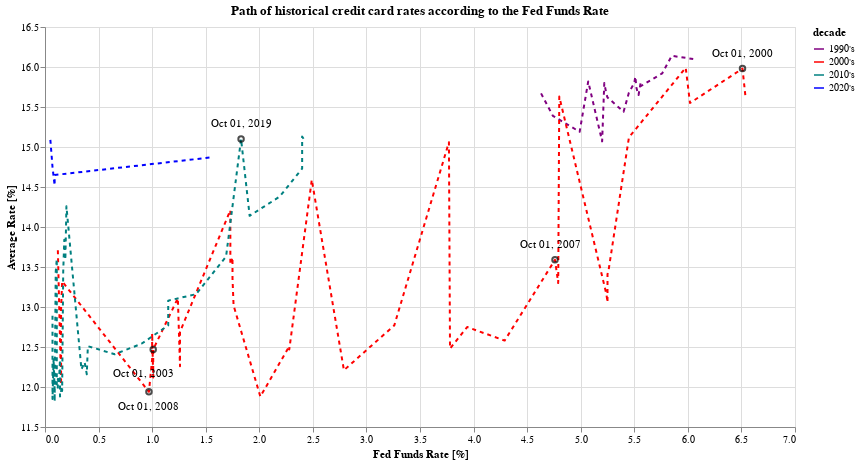

Source (notebook cell):
### Markdown cell above
## How does the Fed Funds Rate affect consumer credit rates?

### Code cell
df_m = df_cc.set_index('dt')['All creditcard amounts 1'].reset_index()\
       .merge(df_ff.reset_index()[['date', 'prime']], left_on='dt', right_on='date')

df_m['decade'] = df_m['dt'].apply(lambda v: str(v.year)[:-1] + "0's")

hist = alt.Chart(df_m).mark_line(strokeDash=[4], strokeJoin='round').encode(
    alt.X('prime:Q', sort=df_m.sort_values('dt')['All creditcard amounts 1'].unique().tolist()),
    alt.Y('All creditcard amounts 1:Q', scale=alt.Scale(zero=False)),
    alt.Color('decade:N', scale=alt.Scale(range=["purple", "#ff0000", "teal", "blue"]))
)

now = alt.Chart(df_m[df_m['dt'].isin([pd.to_datetime('2019-10-01')])]).mark_point(color='black').encode(
    alt.X('prime:Q', axis=alt.Axis(title='Fed Funds Rate [%]')),
    alt.Y('All creditcard amounts 1:Q', axis=alt.Axis(title='Average Rate [%]'))   
)
nowText = now.mark_text(dy=-15).encode(
    alt.Text('dt')
)

oh_eight = alt.Chart(df_m[df_m['dt'].isin([pd.to_datetime('2007-10-01')])]).mark_point(color='black').encode(
    alt.X('prime:Q'),
    alt.Y('All creditcard amounts 1:Q')   
)
oh_eightText = oh_eight.mark_text(dy=-15, dx=-5).encode(
    alt.Text('dt')
)
oh_eightPost = alt.Chart(df_m[df_m['dt'].isin([pd.to_datetime('2008-10-01')])]).mark_point(color='black').encode(
    alt.X('prime:Q'),
    alt.Y('All creditcard amounts 1:Q')   
)
oh_eightPostText = oh_eightPost.mark_text(dy=15).encode(
    alt.Text('dt')
)

dotcom = alt.Chart(df_m[df_m['dt'].isin([pd.to_datetime('2000-10-01')])]).mark_point(color='black').encode(
    alt.X('prime:Q'),
    alt.Y('All creditcard amounts 1:Q')   
)
dotcomtText = dotcom.mark_text(dy=-15).encode(
    alt.Text('dt')
)
dotcomPost = alt.Chart(df_m[df_m['dt'].isin([pd.to_datetime('2003-10-01')])]).mark_point(color='black').encode(
    alt.X('prime:Q'),
    alt.Y('All creditcard amounts 1:Q')   
)
dotcomtPostText = dotcomPost.mark_text(dy=25, dx=-10).encode(
    alt.Text('dt')
)

c = (hist + now + nowText\
 + oh_eight + oh_eightText + oh_eightPost + oh_eightPostText\
 + dotcom + dotcomtText + dotcomPost + dotcomtPostText).properties(
    title='Path of historical credit card rates according to the Fed Funds Rate',
    width=750,
    height=400,
    background='white'
)

c.save('creditcards.png')
c.display()

### Figure 1 — Vega-Lite specification as saved in the notebook (floating-point values rounded to 4 significant figures)
{"config": {"view": {"continuousWidth": 400, "continuousHeight": 300}}, "layer": [{"data": {"name": "data-34a3ca7d20551f4ee6233efb829cac07"}, "mark": {"type": "line", "strokeDash": [4], "strokeJoin": "round"}, "encoding": {"color": {"type": "nominal", "field": "decade", "scale": {"range": ["purple", "#ff0000", "teal", "blue"]}}, "x": {"type": "quantitative", "field": "prime", "sort": [15.69, 16.1, 16.14, 15.92, 15.81, 15.8, 15.44, 15.66, 15.62, 15.88, 15.74, 15.76, 15.68, 15.65, 15.82, 15.67, 15.39, 15.19, 15.07, 15.12, 15.55, 15.6, 15.98, 15.99, 15.63, 15.06, 14.59, 14.21, 13.62, 13.53, 13.36, 13.11, 12.26, 12.12, 12.47, 12.35, 12.67, 12.69, 13.02, 12.51, 12.21, 12.77, 12.48, 12.58, 13.3, 13.16, 13.06, 13.31, 13.41, 13.46, 13.59, 12.75, 11.88, 11.94, 12.03, 12.97, 13.32, 13.71, 13.6, 14.26, 13.84, 13.44, 12.89, 12.28, 12.36, 12.34, 12.06, 11.95, 11.85, 11.83, 11.82, 11.99, 11.98, 12.04, 12.1, 12.22, 12.31, 12.16, 12.41, 12.54, 13.08, 13.63, 14.14, 14.38, 14.73, 15.09, 15.13, 15.1, 14.87, 14.52, 14.58, 14.65, 14.75]}, "y": {"type": "quantitative", "field": "All creditcard amounts 1", "scale": {"zero": false}}}}, {"data": {"name": "data-7f8ffdfdd5dec724b6a38dba90142e2d"}, "mark": {"type": "point", "color": "black"}, "encoding": {"x": {"type": "quantitative", "axis": {"title": "Fed Funds Rate [%]"}, "field": "prime"}, "y": {"type": "quantitative", "axis": {"title": "Average Rate [%]"}, "field": "All creditcard amounts 1"}}}, {"data": {"name": "data-7f8ffdfdd5dec724b6a38dba90142e2d"}, "mark": {"type": "text", "dy": -15}, "encoding": {"text": {"type": "temporal", "field": "dt"}, "x": {"type": "quantitative", "axis": {"title": "Fed Funds Rate [%]"}, "field": "prime"}, "y": {"type": "quantitative", "axis": {"title": "Average Rate [%]"}, "field": "All creditcard amounts 1"}}}, {"data": {"name": "data-87b8ebc022e6e04cf935f2da3699828d"}, "mark": {"type": "point", "color": "black"}, "encoding": {"x": {"type": "quantitative", "field": "prime"}, "y": {"type": "quantitative", "field": "All creditcard amounts 1"}}}, {"data": {"name": "data-87b8ebc022e6e04cf935f2da3699828d"}, "mark": {"type": "text", "dx": -5, "dy": -15}, "encoding": {"text": {"type": "temporal", "field": "dt"}, "x": {"type": "quantitative", "field": "prime"}, "y": {"type": "quantitative", "field": "All creditcard amounts 1"}}}, {"data": {"name": "data-52d2f103167abf587d0ecf914ee7c7a6"}, "mark": {"type": "point", "color": "black"}, "encoding": {"x": {"type": "quantitative", "field": "prime"}, "y": {"type": "quantitative", "field": "All creditcard amounts 1"}}}, {"data": {"name": "data-52d2f103167abf587d0ecf914ee7c7a6"}, "mark": {"type": "text", "dy": 15}, "encoding": {"text": {"type": "temporal", "field": "dt"}, "x": {"type": "quantitative", "field": "prime"}, "y": {"type": "quantitative", "field": "All creditcard amounts 1"}}}, {"data": {"name": "data-a5b2f6d9596fe64e4c968c08d604e43a"}, "mark": {"type": "point", "color": "black"}, "encoding": {"x": {"type": "quantitative", "field": "prime"}, "y": {"type": "quantitative", "field": "All creditcard amounts 1"}}}, {"data": {"name": "data-a5b2f6d9596fe64e4c968c08d604e43a"}, "mark": {"type": "text", "dy": -15}, "encoding": {"text": {"type": "temporal", "field": "dt"}, "x": {"type": "quantitative", "field": "prime"}, "y": {"type": "quantitative", "field": "All creditcard amounts 1"}}}, {"data": {"name": "data-69c34a3b55693fb7f5e124ded0a187f9"}, "mark": {"type": "point", "color": "black"}, "encoding": {"x": {"type": "quantitative", "field": "prime"}, "y": {"type": "quantitative", "field": "All creditcard amounts 1"}}}, {"data": {"name": "data-69c34a3b55693fb7f5e124ded0a187f9"}, "mark": {"type": "text", "dx": -10, "dy": 25}, "encoding": {"text": {"type": "temporal", "field": "dt"}, "x": {"type": "quantitative", "field": "prime"}, "y": {"type": "quantitative", "field": "All creditcard amounts 1"}}}], "background": "white", "height": 400, "title": "Path of historical credit card rates according to the Fed Funds Rate", "width": 750, "$schema": "https://vega.github.io/schema/vega-lite/v4.8.1.json", "datasets": {"data-34a3ca7d20551f4ee6233efb829cac07": [{"dt": "1995-01-01T00:00:00", "All creditcard amounts 1": 15.69, "date": "1995-01-01T00:00:00", "prime": 5.53, "decade": "1990's"}, {"dt": "1995-04-01T00:00:00", "All creditcard amounts 1": 16.1, "date": "1995-04-01T00:00:00", "prime": 6.05, "decade": "1990's"}, {"dt": "1995-07-01T00:00:00", "All creditcard amounts 1": 16.14, "date": "1995-07-01T00:00:00", "prime": 5.85, "decade": "1990's"}, {"dt": "1995-10-01T00:00:00", "All creditcard amounts 1": 15.92, "date": "1995-10-01T00:00:00", "prime": 5.76, "decade": "1990's"}, {"dt": "1996-01-01T00:00:00", "All creditcard amounts 1": 15.81, "date": "1996-01-01T00:00:00", "prime": 5.56, "decade": "1990's"}, {"dt": "1996-04-01T00:00:00", "All creditcard amounts 1": 15.8, "date": "1996-04-01T00:00:00", "prime": 5.22, "decade": "1990's"}, {"dt": "1996-07-01T00:00:00", "All creditcard amounts 1": 15.44, "date": "1996-07-01T00:00:00", "prime": 5.4, "decade": "1990's"}, {"dt": "1996-10-01T00:00:00", "All creditcard amounts 1": 15.66, "date": "1996-10-01T00:00:00", "prime": 5.24, "decade": "1990's"}, {"dt": "1997-01-01T00:00:00", "All creditcard amounts 1": 15.62, "date": "1997-01-01T00:00:00", "prime": 5.25, "decade": "1990's"}, {"dt": "1997-04-01T00:00:00", "All creditcard amounts 1": 15.88, "date": "1997-04-01T00:00:00", "prime": 5.51, "decade": "1990's"}, {"dt": "1997-07-01T00:00:00", "All creditcard amounts 1": 15.74, "date": "1997-07-01T00:00:00", "prime": 5.52, "decade": "1990's"}, {"dt": "1997-10-01T00:00:00", "All creditcard amounts 1": 15.8, "date": "1997-10-01T00:00:00", "prime": 5.5, "decade": "1990's"}, {"dt": "1998-01-01T00:00:00", "All creditcard amounts 1": 15.76, "date": "1998-01-01T00:00:00", "prime": 5.56, "decade": "1990's"}, {"dt": "1998-04-01T00:00:00", "All creditcard amounts 1": 15.68, "date": "1998-04-01T00:00:00", "prime": 5.45, "decade": "1990's"}, {"dt": "1998-07-01T00:00:00", "All creditcard amounts 1": 15.65, "date": "1998-07-01T00:00:00", "prime": 5.54, "decade": "1990's"}, {"dt": "1998-10-01T00:00:00", "All creditcard amounts 1": 15.82, "date": "1998-10-01T00:00:00", "prime": 5.07, "decade": "1990's"}, {"dt": "1999-01-01T00:00:00", "All creditcard amounts 1": 15.67, "date": "1999-01-01T00:00:00", "prime": 4.63, "decade": "1990's"}, {"dt": "1999-04-01T00:00:00", "All creditcard amounts 1": 15.39, "date": "1999-04-01T00:00:00", "prime": 4.74, "decade": "1990's"}, {"dt": "1999-07-01T00:00:00", "All creditcard amounts 1": 15.19, "date": "1999-07-01T00:00:00", "prime": 4.99, "decade": "1990's"}, {"dt": "1999-10-01T00:00:00", "All creditcard amounts 1": 15.07, "date": "1999-10-01T00:00:00", "prime": 5.2, "decade": "1990's"}, {"dt": "2000-01-01T00:00:00", "All creditcard amounts 1": 15.12, "date": "2000-01-01T00:00:00", "prime": 5.45, "decade": "2000's"}, {"dt": "2000-04-01T00:00:00", "All creditcard amounts 1": 15.55, "date": "2000-04-01T00:00:00", "prime": 6.02, "decade": "2000's"}, {"dt": "2000-07-01T00:00:00", "All creditcard amounts 1": 15.6, "date": "2000-07-01T00:00:00", "prime": 6.54, "decade": "2000's"}, {"dt": "2000-10-01T00:00:00", "All creditcard amounts 1": 15.98, "date": "2000-10-01T00:00:00", "prime": 6.51, "decade": "2000's"}, {"dt": "2001-01-01T00:00:00", "All creditcard amounts 1": 15.99, "date": "2001-01-01T00:00:00", "prime": 5.98, "decade": "2000's"}, {"dt": "2001-04-01T00:00:00", "All creditcard amounts 1": 15.63, "date": "2001-04-01T00:00:00", "prime": 4.8, "decade": "2000's"}, {"dt": "2001-07-01T00:00:00", "All creditcard amounts 1": 15.06, "date": "2001-07-01T00:00:00", "prime": 3.77, "decade": "2000's"}, {"dt": "2001-10-01T00:00:00", "All creditcard amounts 1": 14.59, "date": "2001-10-01T00:00:00", "prime": 2.49, "decade": "2000's"}, {"dt": "2002-01-01T00:00:00", "All creditcard amounts 1": 14.21, "date": "2002-01-01T00:00:00", "prime": 1.73, "decade": "2000's"}, {"dt": "2002-04-01T00:00:00", "All creditcard amounts 1": 13.62, "date": "2002-04-01T00:00:00", "prime": 1.75, "decade": "2000's"}, {"dt": "2002-07-01T00:00:00", "All creditcard amounts 1": 13.53, "date": "2002-07-01T00:00:00", "prime": 1.73, "decade": "2000's"}, {"dt": "2002-10-01T00:00:00", "All creditcard amounts 1": 13.36, "date": "2002-10-01T00:00:00", "prime": 1.75, "decade": "2000's"}, {"dt": "2003-01-01T00:00:00", "All creditcard amounts 1": 13.11, "date": "2003-01-01T00:00:00", "prime": 1.24, "decade": "2000's"}, {"dt": "2003-04-01T00:00:00", "All creditcard amounts 1": 12.26, "date": "2003-04-01T00:00:00", "prime": 1.26, "decade": "2000's"}, {"dt": "2003-07-01T00:00:00", "All creditcard amounts 1": 12.12, "date": "2003-07-01T00:00:00", "prime": 1.01, "decade": "2000's"}, {"dt": "2003-10-01T00:00:00", "All creditcard amounts 1": 12.47, "date": "2003-10-01T00:00:00", "prime": 1.01, "decade": "2000's"}, {"dt": "2004-01-01T00:00:00", "All creditcard amounts 1": 12.35, "date": "2004-01-01T00:00:00", "prime": 1.0, "decade": "2000's"}, {"dt": "2004-04-01T00:00:00", "All creditcard amounts 1": 12.67, "date": "2004-04-01T00:00:00", "prime": 1.0, "decade": "2000's"}, {"dt": "2004-07-01T00:00:00", "All creditcard amounts 1": 12.69, "date": "2004-07-01T00:00:00", "prime": 1.26, "decade": "2000's"}, {"dt": "2004-10-01T00:00:00", "All creditcard amounts 1": 13.02, "date": "2004-10-01T00:00:00", "prime": 1.76, "decade": "2000's"}, {"dt": "2005-01-01T00:00:00", "All creditcard amounts 1": 12.51, "date": "2005-01-01T00:00:00", "prime": 2.28, "decade": "2000's"}, {"dt": "2005-04-01T00:00:00", "All creditcard amounts 1": 12.21, "date": "2005-04-01T00:00:00", "prime": 2.79, "decade": "2000's"}, {"dt": "2005-07-01T00:00:00", "All creditcard amounts 1": 12.77, "date": "2005-07-01T00:00:00", "prime": 3.26, "decade": "2000's"}, {"dt": "2005-10-01T00:00:00", "All creditcard amounts 1": 12.48, "date": "2005-10-01T00:00:00", "prime": 3.78, "decade": "2000's"}, {"dt": "2006-01-01T00:00:00", "All creditcard amounts 1": 12.58, "date": "2006-01-01T00:00:00", "prime": 4.29, "decade": "2000's"}, {"dt": "2006-04-01T00:00:00", "All creditcard amounts 1": 13.3, "date": "2006-04-01T00:00:00", "prime": 4.79, "decade": "2000's"}, {"dt": "2006-07-01T00:00:00", "All creditcard amounts 1": 13.16, "date": "2006-07-01T00:00:00", "prime": 5.24, "decade": "2000's"}, {"dt": "2006-10-01T00:00:00", "All creditcard amounts 1": 13.06, "date": "2006-10-01T00:00:00", "prime": 5.25, "decade": "2000's"}, {"dt": "2007-01-01T00:00:00", "All creditcard amounts 1": 13.31, "date": "2007-01-01T00:00:00", "prime": 5.25, "decade": "2000's"}, {"dt": "2007-04-01T00:00:00", "All creditcard amounts 1": 13.41, "date": "2007-04-01T00:00:00", "prime": 5.25, "decade": "2000's"}, {"dt": "2007-07-01T00:00:00", "All creditcard amounts 1": 13.46, "date": "2007-07-01T00:00:00", "prime": 5.26, "decade": "2000's"}, {"dt": "2007-10-01T00:00:00", "All creditcard amounts 1": 13.59, "date": "2007-10-01T00:00:00", "prime": 4.76, "decade": "2000's"}, {"dt": "2008-01-01T00:00:00", "All creditcard amounts 1": 12.75, "date": "2008-01-01T00:00:00", "prime": 3.94, "decade": "2000's"}, {"dt": "2008-04-01T00:00:00", "All creditcard amounts 1": 12.47, "date": "2008-04-01T00:00:00", "prime": 2.28, "decade": "2000's"}, {"dt": "2008-07-01T00:00:00", "All creditcard amounts 1": 11.88, "date": "2008-07-01T00:00:00", "prime": 2.01, "decade": "2000's"}, {"dt": "2008-10-01T00:00:00", "All creditcard amounts 1": 11.94, "date": "2008-10-01T00:00:00", "prime": 0.97, "decade": "2000's"}, {"dt": "2009-01-01T00:00:00", "All creditcard amounts 1": 12.03, "date": "2009-01-01T00:00:00", "prime": 0.15, "decade": "2000's"}, {"dt": "2009-04-01T00:00:00", "All creditcard amounts 1": 12.97, "date": "2009-04-01T00:00:00", "prime": 0.15, "decade": "2000's"}, {"dt": "2009-07-01T00:00:00", "All creditcard amounts 1": 13.32, "date": "2009-07-01T00:00:00", "prime": 0.16, "decade": "2000's"}, {"dt": "2009-10-01T00:00:00", "All creditcard amounts 1": 13.71, "date": "2009-10-01T00:00:00", "prime": 0.12, "decade": "2000's"}, {"dt": "2010-01-01T00:00:00", "All creditcard amounts 1": 13.6, "date": "2010-01-01T00:00:00", "prime": 0.11, "decade": "2010's"}, {"dt": "2010-04-01T00:00:00", "All creditcard amounts 1": 14.26, "date": "2010-04-01T00:00:00", "prime": 0.2, "decade": "2010's"}, {"dt": "2010-07-01T00:00:00", "All creditcard amounts 1": 13.84, "date": "2010-07-01T00:00:00", "prime": 0.18, "decade": "2010's"}, {"dt": "2010-10-01T00:00:00", "All creditcard amounts 1": 13.59, "date": "2010-10-01T00:00:00", "prime": 0.19, "decade": "2010's"}, {"dt": "2011-01-01T00:00:00", "All creditcard amounts 1": 13.44, "date": "2011-01-01T00:00:00", "prime": 0.17, "decade": "2010's"}, {"dt": "2011-04-01T00:00:00", "All creditcard amounts 1": 13.44, "date": "2011-04-01T00:00:00", "prime": 0.1, "decade": "2010's"}, {"dt": "2011-07-01T00:00:00", "All creditcard amounts 1": 12.89, "date": "2011-07-01T00:00:00", "prime": 0.07, "decade": "2010's"}, {"dt": "2011-10-01T00:00:00", "All creditcard amounts 1": 12.28, "date": "2011-10-01T00:00:00", "prime": 0.07, "decade": "2010's"}, {"dt": "2012-01-01T00:00:00", "All creditcard amounts 1": 12.36, "date": "2012-01-01T00:00:00", "prime": 0.08, "decade": "2010's"}, {"dt": "2012-04-01T00:00:00", "All creditcard amounts 1": 12.34, "date": "2012-04-01T00:00:00", "prime": 0.14, "decade": "2010's"}, {"dt": "2012-07-01T00:00:00", "All creditcard amounts 1": 12.06, "date": "2012-07-01T00:00:00", "prime": 0.16, "decade": "2010's"}, {"dt": "2012-10-01T00:00:00", "All creditcard amounts 1": 11.95, "date": "2012-10-01T00:00:00", "prime": 0.16, "decade": "2010's"}, {"dt": "2013-01-01T00:00:00", "All creditcard amounts 1": 11.88, "date": "2013-01-01T00:00:00", "prime": 0.14, "decade": "2010's"}, {"dt": "2013-04-01T00:00:00", "All creditcard amounts 1": 11.94, "date": "2013-04-01T00:00:00", "prime": 0.15, "decade": "2010's"}, {"dt": "2013-07-01T00:00:00", "All creditcard amounts 1": 11.95, "date": "2013-07-01T00:00:00", "prime": 0.09, "decade": "2010's"}, {"dt": "2013-10-01T00:00:00", "All creditcard amounts 1": 11.88, "date": "2013-10-01T00:00:00", "prime": 0.09, "decade": "2010's"}, {"dt": "2014-01-01T00:00:00", "All creditcard amounts 1": 11.85, "date": "2014-01-01T00:00:00", "prime": 0.07, "decade": "2010's"}, {"dt": "2014-04-01T00:00:00", "All creditcard amounts 1": 11.83, "date": "2014-04-01T00:00:00", "prime": 0.09, "decade": "2010's"}, {"dt": "2014-07-01T00:00:00", "All creditcard amounts 1": 11.83, "date": "2014-07-01T00:00:00", "prime": 0.09, "decade": "2010's"}, {"dt": "2014-10-01T00:00:00", "All creditcard amounts 1": 11.82, "date": "2014-10-01T00:00:00", "prime": 0.09, "decade": "2010's"}, {"dt": "2015-01-01T00:00:00", "All creditcard amounts 1": 11.99, "date": "2015-01-01T00:00:00", "prime": 0.11, "decade": "2010's"}, {"dt": "2015-04-01T00:00:00", "All creditcard amounts 1": 11.98, "date": "2015-04-01T00:00:00", "prime": 0.12, "decade": "2010's"}, {"dt": "2015-07-01T00:00:00", "All creditcard amounts 1": 12.04, "date": "2015-07-01T00:00:00", "prime": 0.13, "decade": "2010's"}, {"dt": "2015-10-01T00:00:00", "All creditcard amounts 1": 12.1, "date": "2015-10-01T00:00:00", "prime": 0.12, "decade": "2010's"}, {"dt": "2016-01-01T00:00:00", "All creditcard amounts 1": 12.22, "date": "2016-01-01T00:00:00", "prime": 0.34, "decade": "2010's"}, {"dt": "2016-04-01T00:00:00", "All creditcard amounts 1": 12.31, "date": "2016-04-01T00:00:00", "prime": 0.37, "decade": "2010's"}, {"dt": "2016-07-01T00:00:00", "All creditcard amounts 1": 12.16, "date": "2016-07-01T00:00:00", "prime": 0.39, "decade": "2010's"}, {"dt": "2016-10-01T00:00:00", "All creditcard amounts 1": 12.51, "date": "2016-10-01T00:00:00", "prime": 0.4, "decade": "2010's"}, {"dt": "2017-01-01T00:00:00", "All creditcard amounts 1": 12.41, "date": "2017-01-01T00:00:00", "prime": 0.65, "decade": "2010's"}, {"dt": "2017-04-01T00:00:00", "All creditcard amounts 1": 12.54, "date": "2017-04-01T00:00:00", "prime": 0.9, "decade": "2010's"}, {"dt": "2017-07-01T00:00:00", "All creditcard amounts 1": 12.77, "date": "2017-07-01T00:00:00", "prime": 1.15, "decade": "2010's"}, {"dt": "2017-10-01T00:00:00", "All creditcard amounts 1": 13.08, "date": "2017-10-01T00:00:00", "prime": 1.15, "decade": "2010's"}, {"dt": "2018-01-01T00:00:00", "All creditcard amounts 1": 13.16, "date": "2018-01-01T00:00:00", "prime": 1.41, "decade": "2010's"}, {"dt": "2018-04-01T00:00:00", "All creditcard amounts 1": 13.63, "date": "2018-04-01T00:00:00", "prime": 1.69, "decade": "2010's"}, {"dt": "2018-07-01T00:00:00", "All creditcard amounts 1": 14.14, "date": "2018-07-01T00:00:00", "prime": 1.91, "decade": "2010's"}, {"dt": "2018-10-01T00:00:00", "All creditcard amounts 1": 14.38, "date": "2018-10-01T00:00:00", "prime": 2.19, "decade": "2010's"}, {"dt": "2019-01-01T00:00:00", "All creditcard amounts 1": 14.73, "date": "2019-01-01T00:00:00", "prime": 2.4, "decade": "2010's"}, {"dt": "2019-04-01T00:00:00", "All creditcard amounts 1": 15.09, "date": "2019-04-01T00:00:00", "prime": 2.42, "decade": "2010's"}, {"dt": "2019-07-01T00:00:00", "All creditcard amounts 1": 15.13, "date": "2019-07-01T00:00:00", "prime": 2.4, "decade": "2010's"}, {"dt": "2019-10-01T00:00:00", "All creditcard amounts 1": 15.1, "date": "2019-10-01T00:00:00", "prime": 1.83, "decade": "2010's"}, {"dt": "2020-01-01T00:00:00", "All creditcard amounts 1": 14.87, "date": "2020-01-01T00:00:00", "prime": 1.55, "decade": "2020's"}, {"dt": "2020-04-01T00:00:00", "All creditcard amounts 1": 15.09, "date": "2020-04-01T00:00:00", "prime": 0.05, "decade": "2020's"}, {"dt": "2020-07-01T00:00:00", "All creditcard amounts 1": 14.52, "date": "2020-07-01T00:00:00", "prime": 0.09, "decade": "2020's"}, {"dt": "2020-10-01T00:00:00", "All creditcard amounts 1": 14.58, "date": "2020-10-01T00:00:00", "prime": 0.09, "decade": "2020's"}, {"dt": "2021-01-01T00:00:00", "All creditcard amounts 1": 14.65, "date": "2021-01-01T00:00:00", "prime": 0.09, "decade": "2020's"}, {"dt": "2021-04-01T00:00:00", "All creditcard amounts 1": 14.75, "date": "2021-04-01T00:00:00", "prime": 0.07, "decade": "2020's"}], "data-7f8ffdfdd5dec724b6a38dba90142e2d": [{"dt": "2019-10-01T00:00:00", "All creditcard amounts 1": 15.1, "date": "2019-10-01T00:00:00", "prime": 1.83, "decade": "2010's"}], "data-87b8ebc022e6e04cf935f2da3699828d": [{"dt": "2007-10-01T00:00:00", "All creditcard amounts 1": 13.59, "date": "2007-10-01T00:00:00", "prime": 4.76, "decade": "2000's"}], "data-52d2f103167abf587d0ecf914ee7c7a6": [{"dt": "2008-10-01T00:00:00", "All creditcard amounts 1": 11.94, "date": "2008-10-01T00:00:00", "prime": 0.97, "decade": "2000's"}], "data-a5b2f6d9596fe64e4c968c08d604e43a": [{"dt": "2000-10-01T00:00:00", "All creditcard amounts 1": 15.98, "date": "2000-10-01T00:00:00", "prime": 6.51, "decade": "2000's"}], "data-69c34a3b55693fb7f5e124ded0a187f9": [{"dt": "2003-10-01T00:00:00", "All creditcard amounts 1": 12.47, "date": "2003-10-01T00:00:00", "prime": 1.01, "decade": "2000's"}]}}
